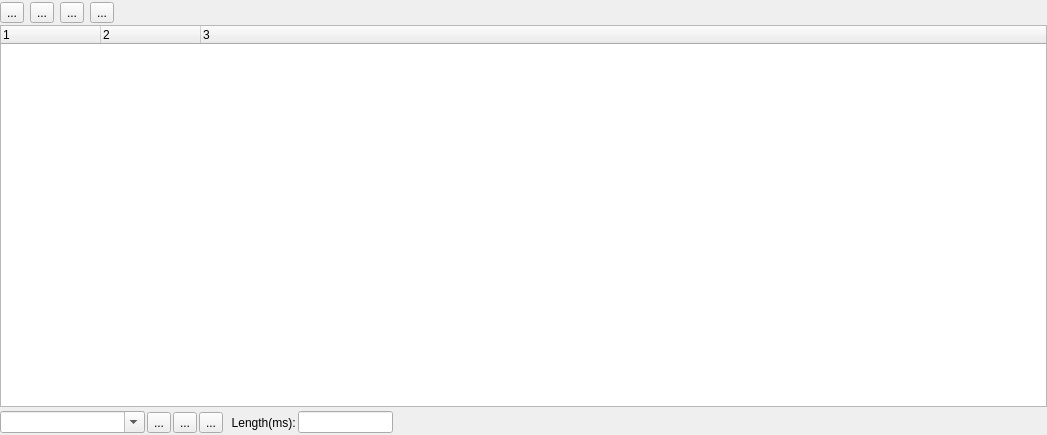
<?xml version="1.0" encoding="UTF-8"?>
<ui version="4.0">
 <class>TimelinePanel</class>
 <widget class="QDockWidget" name="TimelinePanel">
  <property name="geometry">
   <rect>
    <x>0</x>
    <y>0</y>
    <width>1047</width>
    <height>435</height>
   </rect>
  </property>
  <property name="windowTitle">
   <string>Timeline</string>
  </property>
  <widget class="QWidget" name="dockWidgetContents">
   <layout class="QVBoxLayout" name="verticalLayout_2">
    <property name="spacing">
     <number>3</number>
    </property>
    <property name="leftMargin">
     <number>0</number>
    </property>
    <property name="topMargin">
     <number>0</number>
    </property>
    <property name="rightMargin">
     <number>0</number>
    </property>
    <property name="bottomMargin">
     <number>0</number>
    </property>
    <item>
     <layout class="QVBoxLayout" name="verticalLayout">
      <property name="spacing">
       <number>0</number>
      </property>
      <item>
       <widget class="QWidget" name="TopTools" native="true">
        <property name="minimumSize">
         <size>
          <width>0</width>
          <height>25</height>
         </size>
        </property>
        <property name="maximumSize">
         <size>
          <width>16777215</width>
          <height>25</height>
         </size>
        </property>
        <layout class="QHBoxLayout" name="horizontalLayout_2">
         <property name="leftMargin">
          <number>0</number>
         </property>
         <property name="topMargin">
          <number>0</number>
         </property>
         <property name="rightMargin">
          <number>0</number>
         </property>
         <property name="bottomMargin">
          <number>0</number>
         </property>
         <item>
          <widget class="QToolButton" name="m_addNode">
           <property name="sizePolicy">
            <sizepolicy hsizetype="Fixed" vsizetype="Fixed">
             <horstretch>0</horstretch>
             <verstretch>0</verstretch>
            </sizepolicy>
           </property>
           <property name="toolTip">
            <string>Add objects to current animation</string>
           </property>
           <property name="statusTip">
            <string>Add</string>
           </property>
           <property name="text">
            <string>...</string>
           </property>
           <property name="popupMode">
            <enum>QToolButton::DelayedPopup</enum>
           </property>
          </widget>
         </item>
         <item>
          <widget class="QToolButton" name="Play">
           <property name="toolTip">
            <string>Play</string>
           </property>
           <property name="statusTip">
            <string>Play</string>
           </property>
           <property name="text">
            <string>...</string>
           </property>
          </widget>
         </item>
         <item>
          <widget class="QToolButton" name="Stop">
           <property name="toolTip">
            <string>Stop</string>
           </property>
           <property name="statusTip">
            <string>Stop</string>
           </property>
           <property name="text">
            <string>...</string>
           </property>
          </widget>
         </item>
         <item>
          <widget class="QToolButton" name="Restart">
           <property name="toolTip">
            <string>Restart</string>
           </property>
           <property name="statusTip">
            <string>Restart</string>
           </property>
           <property name="text">
            <string>...</string>
           </property>
          </widget>
         </item>
         <item>
          <spacer name="horizontalSpacer">
           <property name="orientation">
            <enum>Qt::Horizontal</enum>
           </property>
           <property name="sizeHint" stdset="0">
            <size>
             <width>40</width>
             <height>20</height>
            </size>
           </property>
          </spacer>
         </item>
        </layout>
       </widget>
      </item>
      <item>
       <widget class="QTreeWidget" name="m_treeWidget">
        <property name="animated">
         <bool>false</bool>
        </property>
        <property name="headerHidden">
         <bool>false</bool>
        </property>
        <property name="columnCount">
         <number>3</number>
        </property>
        <attribute name="headerVisible">
         <bool>true</bool>
        </attribute>
        <attribute name="headerCascadingSectionResizes">
         <bool>true</bool>
        </attribute>
        <column>
         <property name="text">
          <string notr="true">1</string>
         </property>
        </column>
        <column>
         <property name="text">
          <string notr="true">2</string>
         </property>
        </column>
        <column>
         <property name="text">
          <string notr="true">3</string>
         </property>
        </column>
       </widget>
      </item>
     </layout>
    </item>
    <item>
     <widget class="QWidget" name="BottomTools" native="true">
      <property name="minimumSize">
       <size>
        <width>0</width>
        <height>25</height>
       </size>
      </property>
      <property name="maximumSize">
       <size>
        <width>16777215</width>
        <height>25</height>
       </size>
      </property>
      <layout class="QHBoxLayout" name="horizontalLayout">
       <property name="spacing">
        <number>2</number>
       </property>
       <property name="leftMargin">
        <number>0</number>
       </property>
       <property name="topMargin">
        <number>0</number>
       </property>
       <property name="rightMargin">
        <number>0</number>
       </property>
       <property name="bottomMargin">
        <number>0</number>
       </property>
       <item>
        <widget class="QComboBox" name="m_clipsComboBox">
         <property name="minimumSize">
          <size>
           <width>145</width>
           <height>0</height>
          </size>
         </property>
         <property name="editable">
          <bool>true</bool>
         </property>
        </widget>
       </item>
       <item>
        <widget class="QToolButton" name="NewClip">
         <property name="toolTip">
          <string extracomment="New Clip">New Animation</string>
         </property>
         <property name="statusTip">
          <string/>
         </property>
         <property name="text">
          <string>...</string>
         </property>
        </widget>
       </item>
       <item>
        <widget class="QToolButton" name="DuplicateClip">
         <property name="toolTip">
          <string>Duplicate Animation</string>
         </property>
         <property name="text">
          <string>...</string>
         </property>
        </widget>
       </item>
       <item>
        <widget class="QToolButton" name="DeleteClip">
         <property name="toolTip">
          <string>Delete Animation</string>
         </property>
         <property name="text">
          <string>...</string>
         </property>
        </widget>
       </item>
       <item>
        <widget class="QLabel" name="label">
         <property name="text">
          <string>  Length(ms):</string>
         </property>
        </widget>
       </item>
       <item>
        <widget class="QLineEdit" name="m_clipLengthLineEdit">
         <property name="minimumSize">
          <size>
           <width>0</width>
           <height>0</height>
          </size>
         </property>
         <property name="maximumSize">
          <size>
           <width>95</width>
           <height>16777215</height>
          </size>
         </property>
        </widget>
       </item>
       <item>
        <spacer name="horizontalSpacer_2">
         <property name="orientation">
          <enum>Qt::Horizontal</enum>
         </property>
         <property name="sizeHint" stdset="0">
          <size>
           <width>40</width>
           <height>20</height>
          </size>
         </property>
        </spacer>
       </item>
      </layout>
     </widget>
    </item>
   </layout>
   <action name="m_actionAddNode">
    <property name="text">
     <string>Add Node</string>
    </property>
   </action>
   <action name="m_actionAddSetting">
    <property name="text">
     <string>Add Setting</string>
    </property>
   </action>
   <action name="m_actionAddResource">
    <property name="text">
     <string>Add Resource</string>
    </property>
   </action>
   <action name="m_actionCurveRed">
    <property name="text">
     <string>Curve Red(X)</string>
    </property>
   </action>
   <action name="m_actionCurveGreen">
    <property name="text">
     <string>Curve Green(Y)</string>
    </property>
   </action>
   <action name="m_actionCurveBlue">
    <property name="text">
     <string>Curve Blue(Z)</string>
    </property>
    <property name="toolTip">
     <string>Curve Blue(Z)</string>
    </property>
   </action>
   <action name="m_actionCurveWhite">
    <property name="text">
     <string>Curve White(W)</string>
    </property>
    <property name="toolTip">
     <string>Curve White(W)</string>
    </property>
   </action>
   <action name="m_actionAddKeyToCurveRed">
    <property name="text">
     <string>Add Key To Curve Red (X)</string>
    </property>
   </action>
   <action name="m_actionAddKeyToCurveGreen">
    <property name="text">
     <string>Add Key To Curve Green (Y)</string>
    </property>
    <property name="toolTip">
     <string>Add Key To Curve Green</string>
    </property>
   </action>
   <action name="m_actionAddKeyToCurveBlue">
    <property name="text">
     <string>Add Key To Curve Blue (Z)</string>
    </property>
    <property name="toolTip">
     <string>Add Key To Curve Blue</string>
    </property>
   </action>
   <action name="m_actionAddKeyToCurveWhite">
    <property name="text">
     <string>Add Key To Curve White (W)</string>
    </property>
    <property name="toolTip">
     <string>Add Key To Curve White</string>
    </property>
   </action>
   <action name="m_actionAddBoolKeyToCurve">
    <property name="text">
     <string>Add Bool Key To Curve</string>
    </property>
    <property name="toolTip">
     <string>Add Bool Key To Curve</string>
    </property>
   </action>
   <action name="m_actionAddStringKeyToCurve">
    <property name="text">
     <string>Add String Key To Curve</string>
    </property>
    <property name="toolTip">
     <string>Add Bool Key To Curve</string>
    </property>
   </action>
  </widget>
 </widget>
 <resources/>
 <connections/>
</ui>
